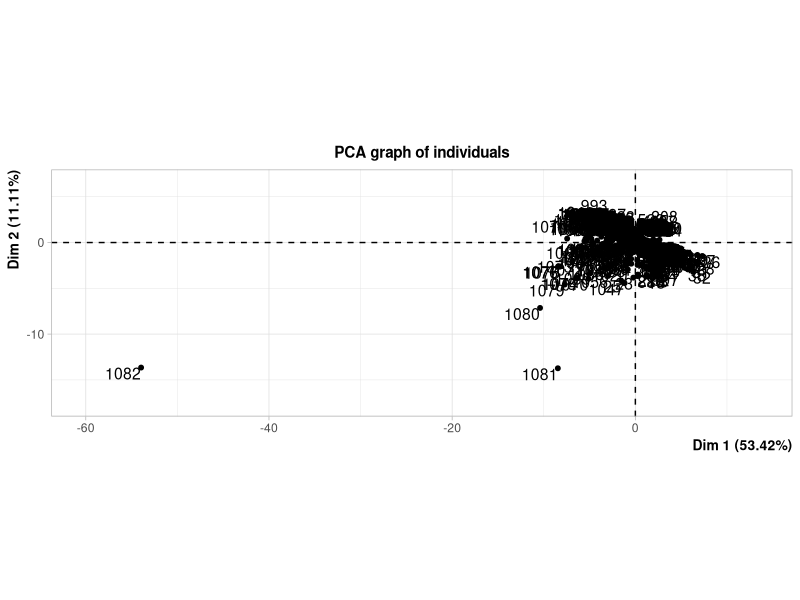
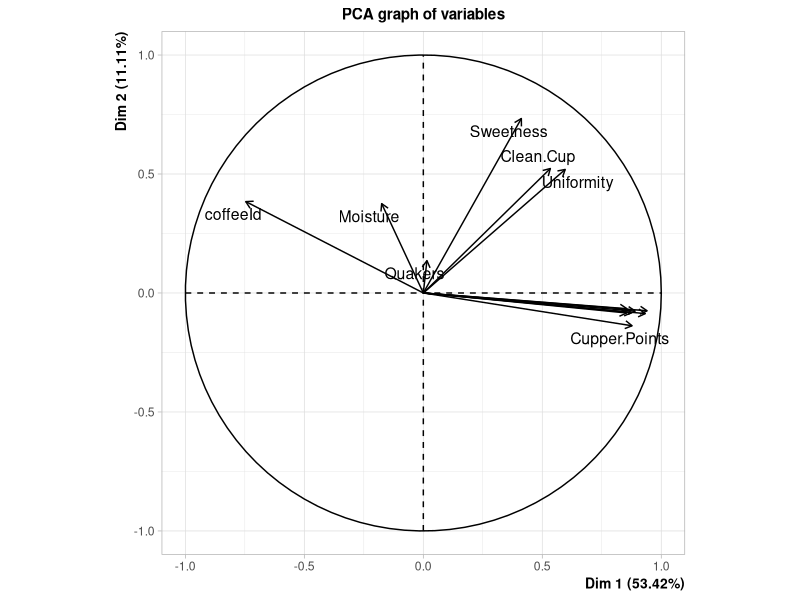
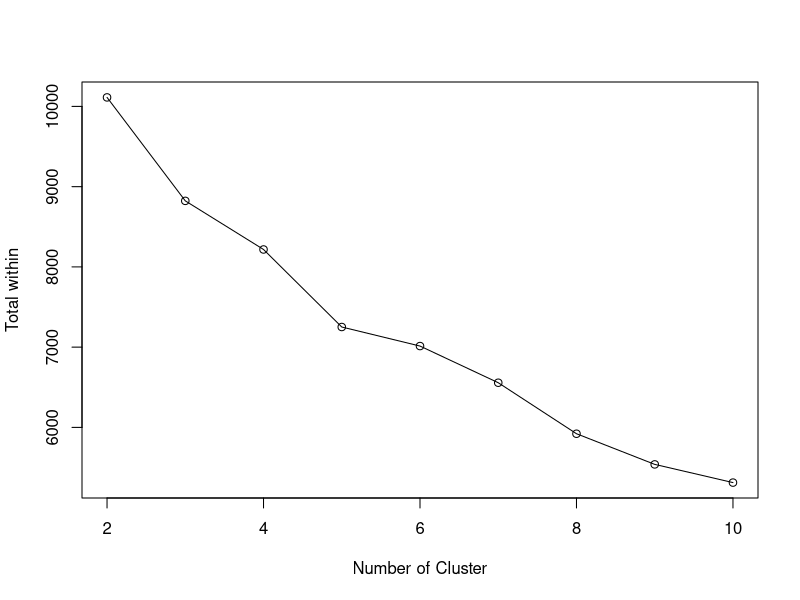

Write the R code that produced these figures, in order.
## ---- chunk 1
knitr::opts_chunk$set(echo = TRUE)
## ---- chunk 2
library(tidyverse)
library(FactoMineR)
## ---- chunk 3
kmeansTunning <- function(data, maxK) {
  withinall <- NULL
  total_k <- NULL
  for (i in 2:maxK) {
    set.seed(654)
    temp <- kmeans(data,i)$tot.withinss
    withinall <- append(withinall, temp)
    total_k <- append(total_k,i)
  }
  plot(x = total_k, y = withinall, type = "o", xlab = "Number of Cluster", ylab = "Total within")
}

# kmeansTunning(your_data, maxK = 10)
## ---- chunk 4
coffee <- read.csv("coffee.csv")

head(coffee)
## ---- chunk 5
set.seed(100)
glimpse(coffee)
## ---- chunk 6
coffee_scale <- scale(coffee)
## ---- chunk 7
pca_coffee <- PCA(coffee_scale, scale.unit = F, graph = F)

summary(pca_coffee)
## ---- chunk 8
plot.PCA(pca_coffee, choix = c("ind"))
## ---- chunk 9
plot.PCA(pca_coffee, choix = c("var"))
## ---- chunk 10
pca_coffee$eig
## ---- chunk 11
dimdesc(pca_coffee)
## ---- chunk 12
coffee_no_outlier <- coffee[-c(1082),]
coffee_scale <- scale(coffee_no_outlier)

glimpse(coffee_scale)
## ---- chunk 13
kmeansTunning(coffee_scale, 10)
## ---- chunk 14
set.seed(654)
coffee_cluster <- kmeans(coffee_scale, 5)
## ---- chunk 15
coffee_no_outlier$clust <- as.factor(coffee_cluster$cluster)
head(coffee_no_outlier)
## ---- chunk 16
coffee_no_outlier %>% 
  filter(coffeeId==929)

coffee_no_outlier %>% 
  filter(clust==2, coffeeId==1021)
## ---- chunk 17

coffee_no_outlier %>% 
  filter(coffeeId==218)


coffee_no_outlier %>% 
  group_by(clust) %>% 
  summarise_all(mean)
  
